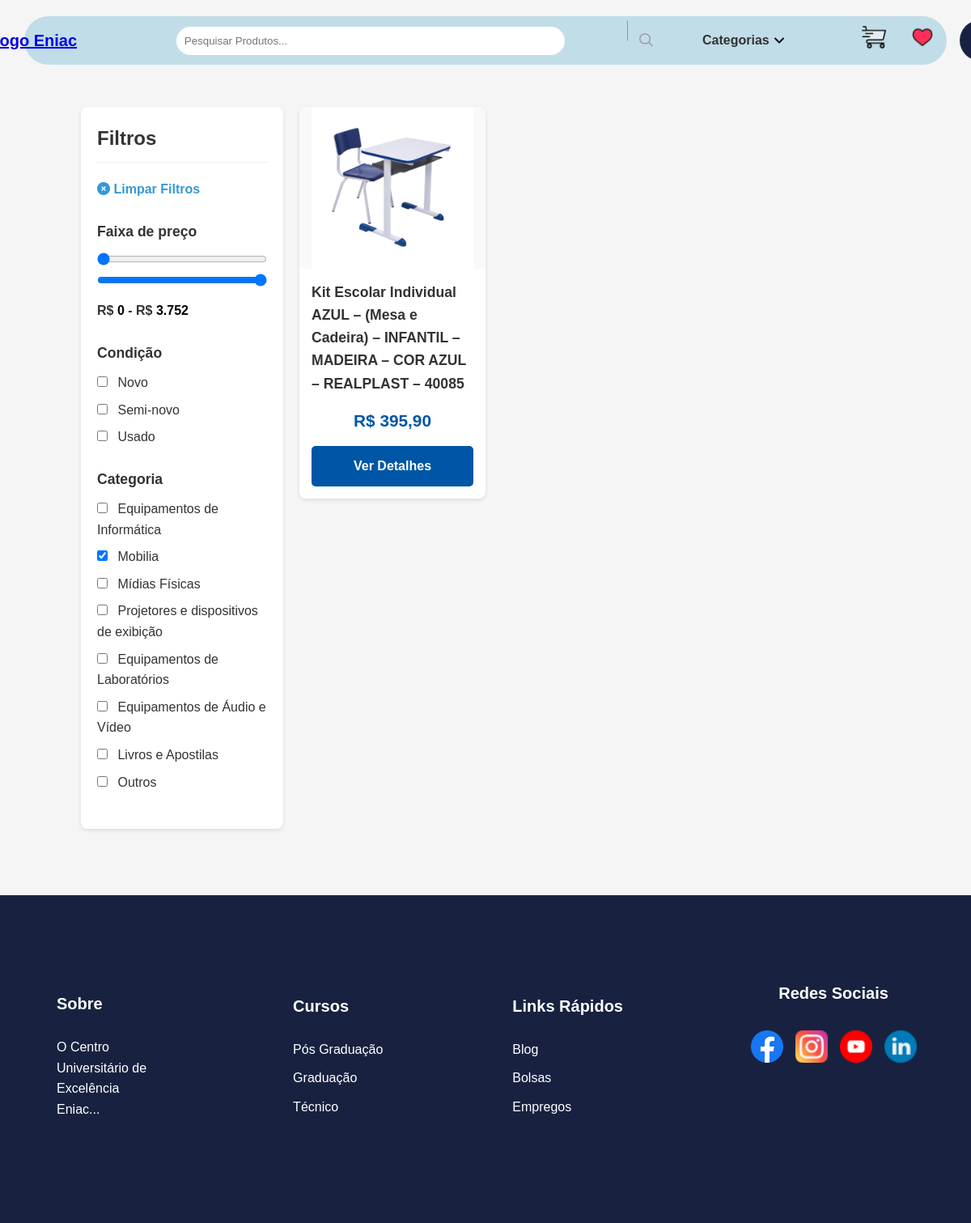
Screenshot of /pages/catalogo.php?categoria=mobilia with the database file from the repository.
### tables this page shows
CREATE TABLE `produtos` (
  `id` int(11) NOT NULL,
  `nome` varchar(255) NOT NULL,
  `descricao` text DEFAULT NULL,
  `valor` decimal(10,2) NOT NULL,
  `condicao` varchar(50) DEFAULT NULL,
  `categoria` varchar(100) DEFAULT NULL,
  `imagem_1` varchar(255) DEFAULT NULL,
  `imagem_2` varchar(255) DEFAULT NULL,
  `imagem_3` varchar(255) DEFAULT NULL
);

### pages/catalogo.php (the view, shortened to what this page needs)
<?php
require_once '../includes/header.php';
require_once '../includes/conexao.php';
$category_filter = $_GET['categoria'] ?? '';
try {
    $sql = "SELECT id, nome, valor, condicao, categoria, imagem_1, descricao FROM produtos WHERE imagem_1 IS NOT NULL";
    if (!empty($category_filter)) {
        $sql .= " AND categoria = :category_filter";
    }
    $sql .= " ORDER BY id DESC";
    $stmt_produtos = $db->prepare($sql);
    if (!empty($category_filter)) {
        $stmt_produtos->bindParam(':category_filter', $category_filter);
    }
    $stmt_produtos->execute();
    $produtos = $stmt_produtos->fetchAll(PDO::FETCH_ASSOC);
    $stmt_max_price = $db->query("SELECT MAX(valor) AS max_valor FROM produtos");
    $max_price_result = $stmt_max_price->fetch(PDO::FETCH_ASSOC);
    $max_price_db = $max_price_result ? (int)ceil($max_price_result['max_valor']) : 5000;
} catch (PDOException $e) {
    $produtos = [];
    $max_price_db = 5000;
}
?>
<div class="catalogo-container">
    <aside class="filtro">
        <h2>Filtros</h2>
        <div class="filtro-box">
            <a href="catalogo.php" style="display: block; margin-bottom: 15px; color: #3698d4; text-decoration: none; font-weight: bold;">
                <i class="fas fa-times-circle"></i> Limpar Filtros
            </a>
        </div>
        <div class="filtro-box">
            <h3>Faixa de preço</h3>
            <div class="price-range">
                <input type="range" id="minPrice" min="0" max="<?php echo $max_price_db; ?>" value="0">
                <input type="range" id="maxPrice" min="0" max="<?php echo $max_price_db; ?>" value="<?php echo $max_price_db; ?>">
                <p>R$ <span id="minValue">0</span> - R$ <span id="maxValue"><?php echo number_format($max_price_db, 0, '', '.'); ?></span></p>
            </div>
        </div>
        <div class="filtro-box">
            <h3>Condição</h3>
            <label><input type="checkbox" value="novo"> Novo</label>
            <label><input type="checkbox" value="semi-novo"> Semi-novo</label>
            <label><input type="checkbox" value="usado"> Usado</label>
        </div>
        <div class="filtro-box">
            <h3>Categoria</h3>
            <label><input type="checkbox" value="equipamentos_informatica" <?php echo ($category_filter == 'equipamentos_informatica') ? 'checked' : ''; ?>> Equipamentos de Informática</label>
            <label><input type="checkbox" value="mobilia" <?php echo ($category_filter == 'mobilia') ? 'checked' : ''; ?>> Mobilia</label>
            <label><input type="checkbox" value="midias_fisicas" <?php echo ($category_filter == 'midias_fisicas') ? 'checked' : ''; ?>> Mídias Físicas</label>
            <label><input type="checkbox" value="projetores" <?php echo ($category_filter == 'projetores') ? 'checked' : ''; ?>> Projetores e dispositivos de exibição</label>
            <label><input type="checkbox" value="laboratorios" <?php echo ($category_filter == 'laboratorios') ? 'checked' : ''; ?>> Equipamentos de Laboratórios</label>
            <label><input type="checkbox" value="audio_video" <?php echo ($category_filter == 'audio_video') ? 'checked' : ''; ?>> Equipamentos de Áudio e Vídeo</label>
            <label><input type="checkbox" value="livros_apostilas" <?php echo ($category_filter == 'livros_apostilas') ? 'checked' : ''; ?>> Livros e Apostilas</label>
            <label><input type="checkbox" value="outros" <?php echo ($category_filter == 'outros') ? 'checked' : ''; ?>> Outros</label>
        </div>
    </aside>
    <section class="produtos-grid">
        <?php if (!empty($produtos)): ?>
            <?php foreach ($produtos as $produto): ?>
                <a href="produto_detalhe.php?id=<?php echo $produto['id']; ?>" class="produto-link">
                    <div class="produto-card"
                         data-price="<?php echo htmlspecialchars($produto['valor']); ?>"
                         data-condicao="<?php echo htmlspecialchars($produto['condicao']); ?>"
                         data-categoria="<?php echo htmlspecialchars($produto['categoria']); ?>">
                        <img src="../uploads/<?php echo htmlspecialchars($produto['imagem_1']); ?>" alt="<?php echo htmlspecialchars($produto['nome']); ?>">
                        <h3><?php echo htmlspecialchars($produto['nome']); ?></h3>
                        <p class="preco">R$ <?php echo number_format($produto['valor'], 2, ',', '.'); ?></p>
                        <span class="ver-detalhes-btn">Ver Detalhes</span>
                    </div>
                </a>
            <?php endforeach; ?>
        <?php else: ?>
            <p style="grid-column: 1 / -1; text-align: center;">Nenhum produto encontrado.</p>
        <?php endif; ?>
    </section>
</div>
<?php require_once '../includes/footer.php'; ?>

### assets/css/home.css (style rules this page uses)
* { margin: 0; padding: 0; font-family: "Montserrat", sans-serif; box-sizing: border-box; }
html, body { width: 100%; margin: 0; overflow-x: hidden; }
body { display: flex; flex-direction: column; min-height: 100dvh; background-color: #f5f5f5; }
@media (min-width: 1024px) and (max-width: 1440px) { .card-img-produto a h3, span { color: black; } }

### assets/css/catalogo.css (style rules this page uses)
.catalogo-container { display: flex; gap: 20px; align-items: flex-start; width: 100%; max-width: 1400px; margin: 0 auto; }
.filtro { flex: 0 0 250px; background: #fff; padding: 20px; border-radius: 8px; box-shadow: 0 2px 5px rgba(0,0,0,0.1); }
.filtro h2 { margin-top: 0; margin-bottom: 20px; font-size: 1.5rem; border-bottom: 1px solid #eee; padding-bottom: 10px; }
.filtro-box { margin-bottom: 25px; }
.filtro-box h3 { margin-bottom: 10px; font-size: 1.1rem; }
.filtro-box label { display: block; margin-bottom: 8px; cursor: pointer; }
.filtro-box input[type="checkbox"] { margin-right: 8px; }
.price-range input[type="range"] { width: 100%; }
.price-range p { margin-top: 10px; font-weight: bold; }
.produtos-grid { flex-grow: 1; display: grid; grid-template-columns: repeat(auto-fill, minmax(220px, 1fr)); gap: 20px; }
.produto-link { text-decoration: none; color: inherit; }
.produto-card { background: #fff; border-radius: 8px; overflow: hidden; box-shadow: 0 2px 5px rgba(0,0,0,0.1); transition: transform 0.2s ease, box-shadow 0.2s ease; display: flex; flex-direction: column; height: 100%; }
.produto-card img { width: 100%; height: 200px; object-fit: contain; background-color: #f8f9fa; }
.produto-card h3 { font-size: 1.1rem; margin: 15px; flex-grow: 1; }
.produto-card .preco { font-size: 1.3rem; font-weight: bold; color: #0056a6; margin: 0 15px 15px; }
.ver-detalhes-btn { display: block; background-color: #0056a6; color: white; text-align: center; padding: 12px; border-radius: 5px; text-decoration: none; font-weight: bold; margin: 0 15px 15px 15px; margin-top: auto; }

### assets/css/produto_detalhe.css (style rules this page uses)
* { margin: 0; padding: 0; box-sizing: border-box; font-family: Arial, Helvetica, sans-serif; }
body { background-color: #f9f9f9; color: #333; line-height: 1.6; }
.preco { font-size: 1.8rem; font-weight: bold; color: #0077cc; margin-bottom: 1.5rem; text-align: center; }

### assets/css/usuario.css (style rules this page uses)
* { margin: 0; padding: 0; box-sizing: border-box; font-family: Arial, sans-serif; }
body { background-color: #f5f5f5; color: #333; }
h3 { font-size: 22px; font-weight: bold; color: #333; margin-bottom: 10px; }

### rows the page displays
produtos: imagem_1 (picture), nome "Kit Escolar Individual AZUL – (Mesa e Cadeira) – INFANTIL – MADEIRA – COR AZUL – REALPLAST – 40085", valor "395,90"

### other values shown
$max_price_db "3.752"
